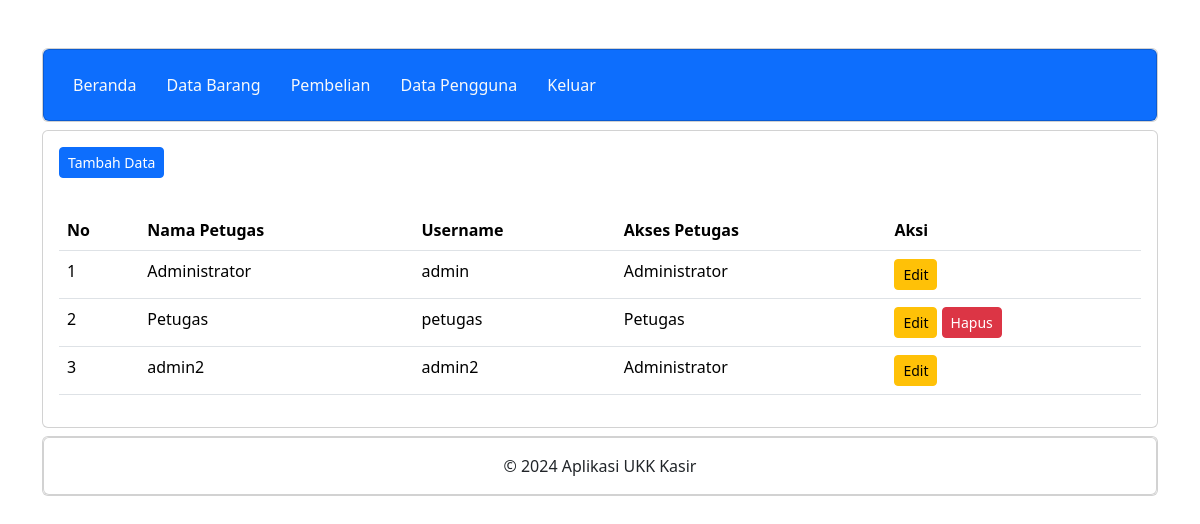
The page /administrator/data_pengguna.php (signed in) on the database its author committed.
### tables this page shows
CREATE TABLE `petugas` (
  `id_petugas` int(11) NOT NULL,
  `nama_petugas` varchar(255) NOT NULL,
  `username` text NOT NULL,
  `password` text NOT NULL,
  `level` int(11) NOT NULL
);

### administrator/data_pengguna.php (the view, shortened to what this page needs)
<?php
include "header.php";
include "navbar.php";
?>
<div class="card mt-2">
	<div class="card-body">
		<button type="button" class="btn btn-primary btn-sm" data-bs-toggle="modal" data-bs-target="#tambah-data">
			Tambah Data
		</button>
	</div>
	<div class="card-body">
		<table class="table">
			<thead>
				<tr>
					<th>No</th>
					<th>Nama Petugas</th>
					<th>Username</th>
					<th>Akses Petugas</th>
					<th>Aksi</th>
				</tr>
			</thead>
			<tbody>
				<?php
				include '../koneksi.php';
				$no = 1;
				$data = mysqli_query($koneksi,"select * from petugas");
				while($d = mysqli_fetch_array($data)){
					?>
					<tr>
						<td><?php echo $no++; ?></td>
						<td><?php echo $d['nama_petugas']; ?></td>
						<td><?php echo $d['username']; ?></td>
						<td>
							<?php
							if ($d['level'] == '1') { ?>
								Administrator
							<?php } else { ?>
								Petugas
							<?php } ?>
						</td>
						<td>
							<button type="button" class="btn btn-warning btn-sm" data-bs-toggle="modal" data-bs-target="#edit-data<?php echo $d['id_petugas']; ?>">
								Edit
							</button>
							<?php
							if ($d['level'] == $_SESSION['level']) { ?>
							<?php } else { ?>
								<button type="button" class="btn btn-danger btn-sm" data-bs-toggle="modal" data-bs-target="#hapus-data<?php echo $d['id_petugas']; ?>">
									Hapus
								</button>
							<?php } ?>
						</td>
					</tr>
				<?php } ?>
			</tbody>
		</table>
	</div>
</div>
<?php
include "footer.php";
?>

### rows shown on the page
petugas: nama_petugas "Administrator", username "admin", level "Administrator"
petugas: nama_petugas "Petugas", username "petugas", level "Petugas"
petugas: nama_petugas "admin2", username "admin2", level "Administrator"
